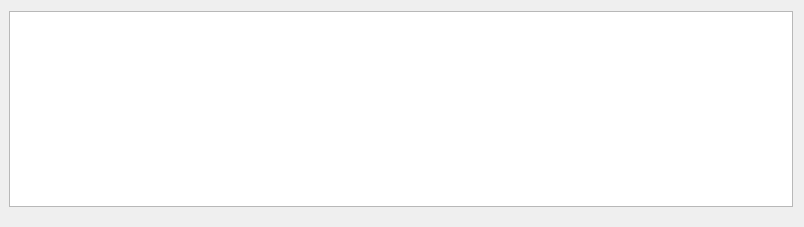
<ui version="4.0" >
 <class>GuiOutputWindow</class>
 <widget class="QWidget" name="GuiOutputWindow" >
  <property name="geometry" >
   <rect>
    <x>0</x>
    <y>0</y>
    <width>804</width>
    <height>227</height>
   </rect>
  </property>
  <property name="windowTitle" >
   <string>Form</string>
  </property>
  <layout class="QHBoxLayout" name="horizontalLayout_2" >
   <property name="leftMargin" >
    <number>9</number>
   </property>
   <item>
    <widget class="QFrame" name="frame" >
     <property name="frameShape" >
      <enum>QFrame::NoFrame</enum>
     </property>
     <property name="frameShadow" >
      <enum>QFrame::Plain</enum>
     </property>
     <layout class="QHBoxLayout" name="horizontalLayout" >
      <property name="leftMargin" >
       <number>0</number>
      </property>
      <property name="topMargin" >
       <number>0</number>
      </property>
      <property name="rightMargin" >
       <number>0</number>
      </property>
      <item>
       <widget class="QTextEdit" name="textEditOutput" >
        <property name="lineWrapMode" >
         <enum>QTextEdit::NoWrap</enum>
        </property>
        <property name="readOnly" >
         <bool>true</bool>
        </property>
       </widget>
      </item>
     </layout>
    </widget>
   </item>
  </layout>
 </widget>
 <resources/>
 <connections/>
</ui>
